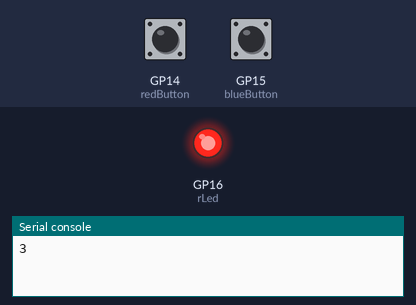
Recording of a program running on a simulated Raspberry Pi Pico running MicroPython. Parts: output pins drawn as LEDs (lit = HIGH), the last lines printed to the serial console. The test bench sets the inputs (shaded band); at power-on: GP14 (redButton) LOW, GP15 (blueButton) LOW. Random numbers come from a fixed seed.

Above: at 1.2 s.
1.3 s: GP14 (redButton) pulled HIGH for 0.15 s
At 2.3 s:
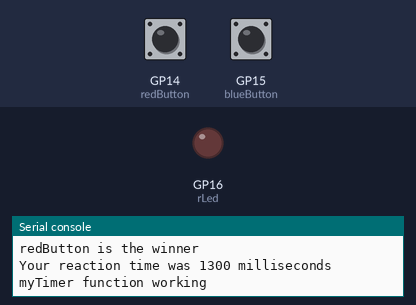
3.4 s: GP15 (blueButton) pulled HIGH for 0.15 s
Timing chart, 0 to 6.4 s (numbered marks = the images above; inputs shaded):
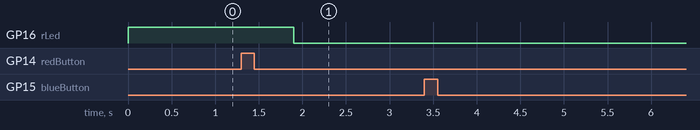

The program:

myReact_2Player.py
```python
'''Works great WITH LCD!
two player reaction with fastest player  WITH LCD
on the bottom is the sketch with two players but no fastest player determination
https://shop.sb-components.co.uk/blogs/posts/raspberry-pi-pico-reaction-game
good tutorial but I used the get started with micropython on RPI Pico book for reference
https://penguintutor.com/electronics/pico-power
very goo tutorial for powering the pico

https://www.tomshardware.com/how-to/lcd-display-raspberry-pi-pico

'''

# import utime
# import urandom

# from machine import I2C, Pin
# from time import sleep
# from pico_i2c_lcd import I2cLcd
# #i2c = I2C(0, sda=Pin(20), scl=Pin(21), freq=4000)
# i2c = I2C(1, sda=Pin(26), scl=Pin(27), freq=4000)
# #I2C_ADDR = i2c.scan()[0]
# I2C_ADDR = 0x27
# lcd = I2cLcd(i2c, I2C_ADDR, 2, 16)


# interrupt_flag = 0
# debounce_time = 0
# reaction_time = 0

# fastest_button = None

# led = machine.Pin(16, machine.Pin.OUT)
# #button = machine.Pin(15, machine.Pin.IN,machine.Pin.PULL_DOWN)
# left_button = machine.Pin(14, machine.Pin.IN,machine.Pin.PULL_DOWN)
# right_button = machine.Pin(15, machine.Pin.IN, machine.Pin.PULL_DOWN)
'''
while True:
    lcd.clear()
    lcd.putstr("I2C Address:"+str(hex(I2C_ADDR))+"\n")
    lcd.putstr("Tom's Hardware")
    sleep(2)
    lcd.blink_cursor_off()
    lcd.clear()
    lcd.putstr("Backlight Test")
    for i in range(10):
        lcd.backlight_on()
        sleep(0.2)
        lcd.backlight_off()
        sleep(0.2)
    lcd.backlight_on()
    lcd.hide_cursor()
    for i in range(20):
        lcd.putstr(str(i))
        sleep(0.4)
        lcd.clear()
'''


# import utime
# import urandom

# from machine import I2C, Pin
# from time import sleep
# from pico_i2c_lcd import I2cLcd
# #i2c = I2C(0, sda=Pin(20), scl=Pin(21), freq=4000)
# i2c = I2C(1, sda=Pin(26), scl=Pin(27), freq=4000)
# #I2C_ADDR = i2c.scan()[0]
# I2C_ADDR = 0x27
# lcd = I2cLcd(i2c, I2C_ADDR, 2, 16)


'''another way is to put the print statemints in the def button+press callback function like this:
def button_press(pin):
    left_button.irq(handler=None)
    right_button.irq(handler=None)
    reaction_time = utime.ticks_diff(utime.ticks_ms(), timer_light_off)
    if pin == left_button:
        print("Left player is winner!")
    elif pin == right_button:
        print("Right player is winner!")
    print("Your reaction time was " + str(rection_time) + " milliseconds!")

led.value(1)
utime.sleep(urandom.uniform(5, 10))
led.value(0)
timer_light_off = utime.ticks_ms()
right_button.irq(trigger=machine.Pin.IRQ_RISING, handler=button_press)
left_button.irq(trigger=machine.Pin.IRQ_RISING, handler=button_press)


'''
#	 below is above program without the fastest player designating script
'''
# import machine
# import utime
# import urandom
# interrupt_flag = 0
# debounce_time = 0
# reaction_time = 0


# led = machine.Pin(16, machine.Pin.OUT)
# left_button = machine.Pin(14, machine.Pin.IN,machine.Pin.PULL_DOWN)
# right_button = machine.Pin(15, machine.Pin.IN, machine.Pin.PULL_DOWN)

# def button_handler(pin):
#     right_button.irq(handler =None)
#     left_button.irq(handler =None)
#     timer_reaction = utime.ticks_diff(utime.ticks_ms(),timer_start)
#     print("Your reaction time was "+ str(timer_reaction)+ " milliseconds")
# print(right_button.value())
# led.value(1)
# utime.sleep(urandom.uniform(2,5))
# led.value(0)
# timer_start =utime.ticks_ms()
# right_button.irq(trigger = machine.Pin.IRQ_RISING | machine.Pin.IRQ_RISING, handler = button_handler)
# left_button.irq(trigger = machine.Pin.IRQ_RISING | machine.Pin.IRQ_RISING, handler = button_handler)
# print(left_button.value())
'''
###############oct 5 2024 my version of react game . One player

# import utime
# import urandom

# from machine import I2C, Pin,Timer
# import time
# # from pico_i2c_lcd import I2cLcd
# #i2c = I2C(0, sda=Pin(20), scl=Pin(21), freq=4000)
# # i2c = I2C(1, sda=Pin(26), scl=Pin(27), freq=4000)
# #I2C_ADDR = i2c.scan()[0]
# # I2C_ADDR = 0x27
# # lcd = I2cLcd(i2c, I2C_ADDR, 2, 16)
# myTimer=Timer()
# rPin=16
# rLed=Pin(rPin,Pin.OUT)
# butPin=15
# butPinBlue=15
# oldTime=time.ticks_ms()
# blueButton=Pin(butPinBlue,Pin.IN,Pin.PULL_DOWN)

# def handFx(pin):
#     blueButton.irq(handler =None)
#     # left_button.irq(handler =None)
#     timer_reaction = utime.ticks_diff(utime.ticks_ms(),oldTime)
#     myTimer.init(period=600,mode=Timer.ONE_SHOT,callback=CallFunc)
#     print("Your reaction time was "+ str(timer_reaction)+ " milliseconds")
#     # myTimer.init(period=600,mode=Timer.ONE_SHOT,callback=CallFunc)

# # def handFx(pin):
# #     global oldTime
# #     newTime=time.ticks_ms()
# #     myTimer=Timer()
# #     blueButton.irq(handler=None)
# #     print('interrupt button pressed')
# #     myTimer.init(period=600,mode=Timer.ONE_SHOT,callback=CallFunc)
# #     timeDelta=time.ticks_diff(newTime,oldTime)
# #     print(timeDelta)
# #     oldTime=newTime
# #     newFunc(pin)

# def CallFunc(pin):
#     global blueVal
#     print('myTimer function working')
#     rLed.value(0)
#     blueVal=0
#     newFunc(pin)

# def newFunc(pin):
#     blueButton.irq(handler=handFx)


# blueButton.irq(trigger=Pin.IRQ_RISING,handler=handFx)
# try:
#     while True:
#         # RandVal=urandom.uniform(2,6)
#         RandVal=urandom.randint(2,6)
#         print(RandVal)
#         rLed.value(1)
#         time.sleep(RandVal)
#         print('press Button for reaction time')
#         oldTime=time.ticks_ms()
#         rLed.value(0)
#         time.sleep(10 )
#         pass
# except KeyboardInterrupt:
#     rLed.value(0)
#     myTimer.deinit
#     print('All done.')


######  oct 6 2024 react game with 2 players
import utime
import urandom

from machine import I2C, Pin,Timer
import time
# from pico_i2c_lcd import I2cLcd
#i2c = I2C(0, sda=Pin(20), scl=Pin(21), freq=4000)
# i2c = I2C(1, sda=Pin(26), scl=Pin(27), freq=4000)
#I2C_ADDR = i2c.scan()[0]
# I2C_ADDR = 0x27
# lcd = I2cLcd(i2c, I2C_ADDR, 2, 16)
myTimer=Timer()
rPin=16
rLed=Pin(rPin,Pin.OUT)
butPin=15
butPinBlue=15
oldTime=time.ticks_ms()
blueButton=Pin(butPinBlue,Pin.IN,Pin.PULL_DOWN)
butPinRed=14
redButton=Pin(butPinRed,Pin.IN,Pin.PULL_DOWN)
def handFx(pin):
    redButton.irq(handler=None)
    blueButton.irq(handler =None)
    timer_reaction = utime.ticks_diff(utime.ticks_ms(),oldTime)
    myTimer.init(period=600,mode=Timer.ONE_SHOT,callback=CallFunc)
    if pin ==redButton:
        print('redButton is the winner')
    if pin == blueButton:
        print('blueButton is the winner')
    print("Your reaction time was "+ str(timer_reaction)+ " milliseconds")

def CallFunc(pin):
    global blueVal
    print('myTimer function working')
    rLed.value(0)
    blueVal=0
    newFunc(pin)


def newFunc(pin):
    blueButton.irq(handler=handFx)
redButton.irq(trigger=Pin.IRQ_RISING,handler=handFx)
blueButton.irq(trigger=Pin.IRQ_RISING,handler=handFx)
try:
    while True:
        # RandVal=urandom.uniform(2,6)
        RandVal=urandom.randint(2,6)
        print(RandVal)
        rLed.value(1)
        time.sleep(RandVal)
        print('press Button for reaction time')
        oldTime=time.ticks_ms()
        rLed.value(0)
        time.sleep(10 )
        pass
except KeyboardInterrupt:
    rLed.value(0)
    myTimer.deinit
    print('All done.')

    
```
